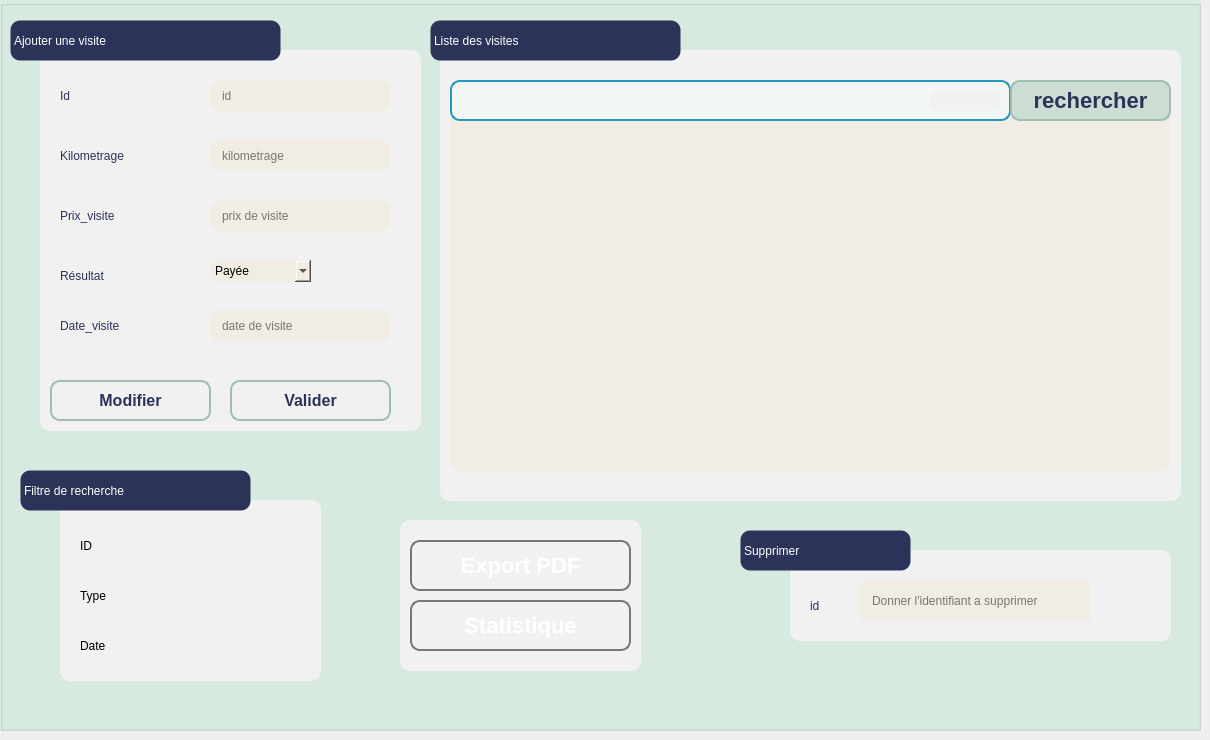
      <widget class="QWidget" name="tab_9">
       <attribute name="title">
        <string>Gestion Réservation</string>
       </attribute>
       <widget class="QGroupBox" name="groupBox_40">
        <property name="geometry">
         <rect>
          <x>0</x>
          <y>0</y>
          <width>1201</width>
          <height>731</height>
         </rect>
        </property>
        <property name="styleSheet">
         <string notr="true">background-color: rgb(218, 237, 226);</string>
        </property>
        <property name="title">
         <string/>
        </property>
        <widget class="QGroupBox" name="groupBox_41">
         <property name="geometry">
          <rect>
           <x>40</x>
           <y>50</y>
           <width>381</width>
           <height>381</height>
          </rect>
         </property>
         <property name="styleSheet">
          <string notr="true">background-color: rgb(241, 241, 241);
border-radius: 10px black;
	border-radius: 10px  ;

</string>
         </property>
         <property name="title">
          <string/>
         </property>
         <widget class="QLabel" name="res_id_3">
          <property name="geometry">
           <rect>
            <x>20</x>
            <y>30</y>
            <width>151</width>
            <height>31</height>
           </rect>
          </property>
          <property name="styleSheet">
           <string notr="true">
font:  75 16pt &quot;Times New Roman&quot;;
color: rgb(44, 51, 89);</string>
          </property>
          <property name="text">
           <string>Id</string>
          </property>
         </widget>
         <widget class="QLabel" name="prenom_2">
          <property name="geometry">
           <rect>
            <x>20</x>
            <y>80</y>
            <width>151</width>
            <height>51</height>
           </rect>
          </property>
          <property name="styleSheet">
           <string notr="true">
font:  75 16pt &quot;Times New Roman&quot;;
color: rgb(44, 51, 89);</string>
          </property>
          <property name="text">
           <string>Kilometrage</string>
          </property>
         </widget>
         <widget class="QLabel" name="res_type_2">
          <property name="geometry">
           <rect>
            <x>20</x>
            <y>140</y>
            <width>161</width>
            <height>51</height>
           </rect>
          </property>
          <property name="styleSheet">
           <string notr="true">
font:  75 16pt &quot;Times New Roman&quot;;
color: rgb(44, 51, 89);</string>
          </property>
          <property name="text">
           <string>Prix_visite</string>
          </property>
         </widget>
         <widget class="QLabel" name="res_num_3">
          <property name="geometry">
           <rect>
            <x>20</x>
            <y>200</y>
            <width>151</width>
            <height>51</height>
           </rect>
          </property>
          <property name="styleSheet">
           <string notr="true">
font:  75 16pt &quot;Times New Roman&quot;;
color: rgb(44, 51, 89);</string>
          </property>
          <property name="text">
           <string>Résultat</string>
          </property>
         </widget>
         <widget class="QLineEdit" name="leid_4">
          <property name="geometry">
           <rect>
            <x>170</x>
            <y>30</y>
            <width>181</width>
            <height>31</height>
           </rect>
          </property>
          <property name="styleSheet">
           <string notr="true">QLineEdit{
	background-color: rgb(242, 237, 228);
    box-shadow: 2px 0.5px 5px 1px inset black;
    border-radius: 10px  ;
    width: 70%;
    padding-right: 10px;
    padding-left: 10px;
    text-align: left;
    color: #000;
    font-size:inherit;
    font-family: Arial, Helvetica, sans-serif;  
    font-weight:normal;
    font-variant:normal;
	border-color: rgb(146, 150, 149);
}
QLineEdit::hover{  color: black ;
background-color:orange;}
QLineEdit::focus{  color: black ;
background-color:white;}</string>
          </property>
          <property name="placeholderText">
           <string>id</string>
          </property>
         </widget>
         <widget class="QLineEdit" name="le_kilometrage">
          <property name="geometry">
           <rect>
            <x>170</x>
            <y>90</y>
            <width>181</width>
            <height>31</height>
           </rect>
          </property>
          <property name="styleSheet">
           <string notr="true">QLineEdit{
	background-color: rgb(242, 237, 228);
    box-shadow: 2px 0.5px 5px 1px inset black;
    border-radius: 10px;
    width: 70%;
    padding-right: 10px;
    padding-left: 10px;
    text-align: left;
    color: #000;
    font-size:inherit;
    font-family: Arial, Helvetica, sans-serif;  
    font-weight:normal;
    font-variant:normal;
}
QLineEdit::hover{  color: black ;
background-color:orange;}
QLineEdit::focus{  color: black ;
background-color:white;}</string>
          </property>
          <property name="placeholderText">
           <string>kilometrage</string>
          </property>
         </widget>
         <widget class="QLineEdit" name="le_prixvisite">
          <property name="geometry">
           <rect>
            <x>170</x>
            <y>150</y>
            <width>181</width>
            <height>31</height>
           </rect>
          </property>
          <property name="styleSheet">
           <string notr="true">QLineEdit{
	background-color: rgb(242, 237, 228);
    box-shadow: 2px 0.5px 5px 1px inset black;
    border-radius: 10px;
    width: 70%;
    padding-right: 10px;
    padding-left: 10px;
    text-align: left;
    color: #000;
    font-size:inherit;
    font-family: Arial, Helvetica, sans-serif;  
    font-weight:normal;
    font-variant:normal;
}
QLineEdit::hover{  color: black ;
background-color:orange;}
QLineEdit::focus{  color: black ;
background-color:white;}</string>
          </property>
          <property name="placeholderText">
           <string>prix de visite</string>
          </property>
         </widget>
         <widget class="QPushButton" name="pb_modifier_5">
          <property name="geometry">
           <rect>
            <x>10</x>
            <y>330</y>
            <width>161</width>
            <height>41</height>
           </rect>
          </property>
          <property name="styleSheet">
           <string notr="true">/*-----QPushButton-----*/
QPushButton
{
	background-color: qlineargradient(spread:pad, x1:0, y1:0.511, x2:1, y2:0.511, stop:0 
#92bf91
,stop:0.995192 rgba(0,0,0,0));



	color: rgb(44, 51, 89);
	font-size: 16px;
	font-weight: bold;
	border: 2px solid #9fbdb3;
	border-radius:10px;
	padding: 5px;

}

QPushButton::hover
{
background-color: qlineargradient(spread:pad, x1:0, y1:0.511, x2:1, y2:0.511, stop:0 rgba(0, 180, 150, 220),stop:1 rgba(50, 220, 200, 220));

	color: #2C3359; 
}
QPushButton::pressed
{background-color: qlineargradient(stop:0 rgba(0, 207, 179, 255),stop:1 rgba(70, 255, 230, 255));

	color: #2C3359; 

}</string>
          </property>
          <property name="text">
           <string>Modifier</string>
          </property>
          <property name="icon">
           <iconset resource="images.qrc">
            <normaloff>:/edit-2.svg</normaloff>:/edit-2.svg</iconset>
          </property>
         </widget>
         <widget class="QPushButton" name="pb_ajouter_5">
          <property name="geometry">
           <rect>
            <x>190</x>
            <y>330</y>
            <width>161</width>
            <height>41</height>
           </rect>
          </property>
          <property name="styleSheet">
           <string notr="true">/*-----QPushButton-----*/
QPushButton
{
	background-color: qlineargradient(spread:pad, x1:0, y1:0.511, x2:1, y2:0.511, stop:0 
#92bf91
,stop:0.995192 rgba(0,0,0,0));



	color: rgb(44, 51, 89);
	font-size: 16px;
	font-weight: bold;
	border: 2px solid #9fbdb3;
	border-radius:10px;
	padding: 5px;

}

QPushButton::hover
{
background-color: qlineargradient(spread:pad, x1:0, y1:0.511, x2:1, y2:0.511, stop:0 rgba(0, 180, 150, 220),stop:1 rgba(50, 220, 200, 220));

	color: #2C3359; 
}
QPushButton::pressed
{background-color: qlineargradient(stop:0 rgba(0, 207, 179, 255),stop:1 rgba(70, 255, 230, 255));

	color: #2C3359; 

}</string>
          </property>
          <property name="text">
           <string>Valider</string>
          </property>
          <property name="icon">
           <iconset resource="images.qrc">
            <normaloff>:/plus.svg</normaloff>:/plus.svg</iconset>
          </property>
         </widget>
         <widget class="QLabel" name="label_81">
          <property name="geometry">
           <rect>
            <x>20</x>
            <y>250</y>
            <width>151</width>
            <height>51</height>
           </rect>
          </property>
          <property name="styleSheet">
           <string notr="true">
font:  75 16pt &quot;Times New Roman&quot;;
color: rgb(44, 51, 89);</string>
          </property>
          <property name="text">
           <string>Date_visite</string>
          </property>
         </widget>
         <widget class="QComboBox" name="le_resultat">
          <property name="geometry">
           <rect>
            <x>170</x>
            <y>210</y>
            <width>101</width>
            <height>22</height>
           </rect>
          </property>
          <property name="styleSheet">
           <string notr="true">background-color: rgb(242, 237, 228);</string>
          </property>
          <item>
           <property name="text">
            <string>Payée</string>
           </property>
          </item>
          <item>
           <property name="text">
            <string>Non payée</string>
           </property>
          </item>
         </widget>
         <widget class="QLineEdit" name="le_datevisite">
          <property name="geometry">
           <rect>
            <x>170</x>
            <y>260</y>
            <width>181</width>
            <height>31</height>
           </rect>
          </property>
          <property name="styleSheet">
           <string notr="true">QLineEdit{
	background-color: rgb(242, 237, 228);
    box-shadow: 2px 0.5px 5px 1px inset black;
    border-radius: 10px;
    width: 70%;
    padding-right: 10px;
    padding-left: 10px;
    text-align: left;
    color: #000;
    font-size:inherit;
    font-family: Arial, Helvetica, sans-serif;  
    font-weight:normal;
    font-variant:normal;
}
QLineEdit::hover{  color: black ;
background-color:orange;}
QLineEdit::focus{  color: black ;
background-color:white;}</string>
          </property>
          <property name="placeholderText">
           <string>date de visite</string>
          </property>
         </widget>
        </widget>
        <widget class="QLabel" name="label_82">
         <property name="geometry">
          <rect>
           <x>10</x>
           <y>20</y>
           <width>271</width>
           <height>41</height>
          </rect>
         </property>
         <property name="styleSheet">
          <string notr="true">QLabel{
    border: 1px solid transparent ;	
	color: rgb(255, 255, 255);
	font: 75 16pt &quot;Times New Roman&quot;;
	background-color: rgb(44, 51, 89);
	border-radius: 10px  ;
}</string>
         </property>
         <property name="text">
          <string>Ajouter une visite</string>
         </property>
        </widget>
        <widget class="QGroupBox" name="groupBox_42">
         <property name="geometry">
          <rect>
           <x>60</x>
           <y>500</y>
           <width>261</width>
           <height>181</height>
          </rect>
         </property>
         <property name="styleSheet">
          <string notr="true">background-color: rgb(241, 241, 241);
border-radius: 10px black;
	border-radius: 10px  ;

</string>
         </property>
         <property name="title">
          <string/>
         </property>
         <widget class="QLabel" name="label_89">
          <property name="geometry">
           <rect>
            <x>20</x>
            <y>30</y>
            <width>31</width>
            <height>31</height>
           </rect>
          </property>
          <property name="styleSheet">
           <string notr="true">font: 11pt &quot;MS Shell Dlg 2&quot;;</string>
          </property>
          <property name="text">
           <string>ID</string>
          </property>
         </widget>
         <widget class="QLabel" name="label_90">
          <property name="geometry">
           <rect>
            <x>20</x>
            <y>80</y>
            <width>41</width>
            <height>31</height>
           </rect>
          </property>
          <property name="styleSheet">
           <string notr="true">font: 11pt &quot;MS Shell Dlg 2&quot;;</string>
          </property>
          <property name="text">
           <string>Type</string>
          </property>
         </widget>
         <widget class="QLabel" name="label_91">
          <property name="geometry">
           <rect>
            <x>20</x>
            <y>130</y>
            <width>41</width>
            <height>31</height>
           </rect>
          </property>
          <property name="styleSheet">
           <string notr="true">font: 11pt &quot;MS Shell Dlg 2&quot;;</string>
          </property>
          <property name="text">
           <string>Date</string>
          </property>
         </widget>
         <widget class="QPushButton" name="triID_6">
          <property name="geometry">
           <rect>
            <x>100</x>
            <y>30</y>
            <width>41</width>
            <height>31</height>
           </rect>
          </property>
          <property name="styleSheet">
           <string notr="true">/*-----QPushButton-----*/
image: url(:/triCroissant.png);
QPushButton
{
	background-color: qlineargradient(spread:pad, x1:0, y1:0.511, x2:1, y2:0.511, stop:0 
#92bf91
,stop:0.995192 rgba(0,0,0,0));



	color: #ffffff;
	font-size: 22px;
	font-weight: bold;
	border: 2px solid #9fbdb3;
	border-radius:10px;
	padding: 5px;
	

}

QPushButton::hover
{
background-color: qlineargradient(spread:pad, x1:0, y1:0.511, x2:1, y2:0.511, stop:0 rgba(0, 180, 150, 220),stop:1 rgba(50, 220, 200, 220));

	color: #2C3359; 

}
QPushButton::pressed
{background-color: qlineargradient(stop:0 rgba(0, 207, 179, 255),stop:1 rgba(70, 255, 230, 255));

	color: #2C3359; 

}
</string>
          </property>
          <property name="text">
           <string/>
          </property>
          <property name="icon">
           <iconset>
            <normaloff>../Downloads/337075855_605317437802974_4220689039509783446_n.png</normaloff>../Downloads/337075855_605317437802974_4220689039509783446_n.png</iconset>
          </property>
         </widget>
         <widget class="QPushButton" name="tri_type_2">
          <property name="geometry">
           <rect>
            <x>100</x>
            <y>80</y>
            <width>41</width>
            <height>31</height>
           </rect>
          </property>
          <property name="styleSheet">
           <string notr="true">/*-----QPushButton-----*/
image: url(:/triCroissant.png);
QPushButton
{
	background-color: qlineargradient(spread:pad, x1:0, y1:0.511, x2:1, y2:0.511, stop:0 
#92bf91
,stop:0.995192 rgba(0,0,0,0));



	color: #ffffff;
	font-size: 22px;
	font-weight: bold;
	border: 2px solid #9fbdb3;
	border-radius:10px;
	padding: 5px;
	

}

QPushButton::hover
{
background-color: qlineargradient(spread:pad, x1:0, y1:0.511, x2:1, y2:0.511, stop:0 rgba(0, 180, 150, 220),stop:1 rgba(50, 220, 200, 220));

	color: #2C3359; 

}
QPushButton::pressed
{background-color: qlineargradient(stop:0 rgba(0, 207, 179, 255),stop:1 rgba(70, 255, 230, 255));

	color: #2C3359; 

}
</string>
          </property>
          <property name="text">
           <string/>
          </property>
          <property name="icon">
           <iconset>
            <normaloff>../Downloads/337075855_605317437802974_4220689039509783446_n.png</normaloff>../Downloads/337075855_605317437802974_4220689039509783446_n.png</iconset>
          </property>
         </widget>
         <widget class="QPushButton" name="tri_date_2">
          <property name="geometry">
           <rect>
            <x>100</x>
            <y>130</y>
            <width>41</width>
            <height>31</height>
           </rect>
          </property>
          <property name="styleSheet">
           <string notr="true">/*-----QPushButton-----*/
image: url(:/triCroissant.png);
QPushButton
{
	background-color: qlineargradient(spread:pad, x1:0, y1:0.511, x2:1, y2:0.511, stop:0 
#92bf91
,stop:0.995192 rgba(0,0,0,0));



	color: #ffffff;
	font-size: 22px;
	font-weight: bold;
	border: 2px solid #9fbdb3;
	border-radius:10px;
	padding: 5px;
	

}

QPushButton::hover
{
background-color: qlineargradient(spread:pad, x1:0, y1:0.511, x2:1, y2:0.511, stop:0 rgba(0, 180, 150, 220),stop:1 rgba(50, 220, 200, 220));

	color: #2C3359; 

}
QPushButton::pressed
{background-color: qlineargradient(stop:0 rgba(0, 207, 179, 255),stop:1 rgba(70, 255, 230, 255));

	color: #2C3359; 

}
</string>
          </property>
          <property name="text">
           <string/>
          </property>
          <property name="icon">
           <iconset>
            <normaloff>../Downloads/337075855_605317437802974_4220689039509783446_n.png</normaloff>../Downloads/337075855_605317437802974_4220689039509783446_n.png</iconset>
          </property>
         </widget>
         <widget class="QPushButton" name="ID_desc_5">
          <property name="geometry">
           <rect>
            <x>180</x>
            <y>30</y>
            <width>41</width>
            <height>31</height>
           </rect>
          </property>
          <property name="styleSheet">
           <string notr="true">/*-----QPushButton-----*/
image: url(:/triDecroissant.png);
QPushButton
{
	background-color: qlineargradient(spread:pad, x1:0, y1:0.511, x2:1, y2:0.511, stop:0 
#92bf91
,stop:0.995192 rgba(0,0,0,0));



	color: #ffffff;
	font-size: 22px;
	font-weight: bold;
	border: 2px solid #9fbdb3;
	border-radius:10px;
	padding: 5px;
	

}

QPushButton::hover
{
background-color: qlineargradient(spread:pad, x1:0, y1:0.511, x2:1, y2:0.511, stop:0 rgba(0, 180, 150, 220),stop:1 rgba(50, 220, 200, 220));

	color: #2C3359; 

}
QPushButton::pressed
{background-color: qlineargradient(stop:0 rgba(0, 207, 179, 255),stop:1 rgba(70, 255, 230, 255));

	color: #2C3359; 

}
</string>
          </property>
          <property name="text">
           <string/>
          </property>
          <property name="icon">
           <iconset>
            <normaloff>../Downloads/334897169_707582544440547_3617308460356323247_n.png</normaloff>../Downloads/334897169_707582544440547_3617308460356323247_n.png</iconset>
          </property>
         </widget>
         <widget class="QPushButton" name="tri_typedesc_2">
          <property name="geometry">
           <rect>
            <x>180</x>
            <y>80</y>
            <width>41</width>
            <height>31</height>
           </rect>
          </property>
          <property name="styleSheet">
           <string notr="true">/*-----QPushButton-----*/
image: url(:/triDecroissant.png);
QPushButton
{
	background-color: qlineargradient(spread:pad, x1:0, y1:0.511, x2:1, y2:0.511, stop:0 
#92bf91
,stop:0.995192 rgba(0,0,0,0));



	color: #ffffff;
	font-size: 22px;
	font-weight: bold;
	border: 2px solid #9fbdb3;
	border-radius:10px;
	padding: 5px;
	

}

QPushButton::hover
{
background-color: qlineargradient(spread:pad, x1:0, y1:0.511, x2:1, y2:0.511, stop:0 rgba(0, 180, 150, 220),stop:1 rgba(50, 220, 200, 220));

	color: #2C3359; 

}
QPushButton::pressed
{background-color: qlineargradient(stop:0 rgba(0, 207, 179, 255),stop:1 rgba(70, 255, 230, 255));

	color: #2C3359; 

}
</string>
          </property>
          <property name="text">
           <string/>
          </property>
          <property name="icon">
           <iconset>
            <normaloff>../Downloads/334897169_707582544440547_3617308460356323247_n.png</normaloff>../Downloads/334897169_707582544440547_3617308460356323247_n.png</iconset>
          </property>
         </widget>
         <widget class="QPushButton" name="tri_datedesc_2">
          <property name="geometry">
           <rect>
            <x>180</x>
            <y>130</y>
            <width>41</width>
            <height>31</height>
           </rect>
          </property>
          <property name="styleSheet">
           <string notr="true">/*-----QPushButton-----*/
image: url(:/triDecroissant.png);
QPushButton
{
	background-color: qlineargradient(spread:pad, x1:0, y1:0.511, x2:1, y2:0.511, stop:0 
#92bf91
,stop:0.995192 rgba(0,0,0,0));



	color: #ffffff;
	font-size: 22px;
	font-weight: bold;
	border: 2px solid #9fbdb3;
	border-radius:10px;
	padding: 5px;
	

}

QPushButton::hover
{
background-color: qlineargradient(spread:pad, x1:0, y1:0.511, x2:1, y2:0.511, stop:0 rgba(0, 180, 150, 220),stop:1 rgba(50, 220, 200, 220));

	color: #2C3359; 

}
QPushButton::pressed
{background-color: qlineargradient(stop:0 rgba(0, 207, 179, 255),stop:1 rgba(70, 255, 230, 255));

	color: #2C3359; 

}
</string>
          </property>
          <property name="text">
           <string/>
          </property>
          <property name="icon">
           <iconset>
            <normaloff>../Downloads/334897169_707582544440547_3617308460356323247_n.png</normaloff>../Downloads/334897169_707582544440547_3617308460356323247_n.png</iconset>
          </property>
         </widget>
        </widget>
        <widget class="QLabel" name="label_92">
         <property name="geometry">
          <rect>
           <x>20</x>
           <y>470</y>
           <width>231</width>
           <height>41</height>
          </rect>
         </property>
         <property name="styleSheet">
          <string notr="true">QLabel{
    border: 1px solid transparent ;	
	color: rgb(255, 255, 255);
	font: 75 16pt &quot;Times New Roman&quot;;
	background-color: rgb(44, 51, 89);
	border-radius: 10px  ;
}</string>
         </property>
         <property name="text">
          <string>Filtre de recherche</string>
         </property>
        </widget>
        <widget class="QGroupBox" name="groupBox_43">
         <property name="geometry">
          <rect>
           <x>440</x>
           <y>50</y>
           <width>741</width>
           <height>451</height>
          </rect>
         </property>
         <property name="styleSheet">
          <string notr="true">background-color: rgb(241, 241, 241);
border-radius: 10px black;
	border-radius: 10px  ;

</string>
         </property>
         <property name="title">
          <string/>
         </property>
         <widget class="QTableView" name="tab_visite">
          <property name="geometry">
           <rect>
            <x>10</x>
            <y>60</y>
            <width>721</width>
            <height>361</height>
           </rect>
          </property>
          <property name="styleSheet">
           <string notr="true">background-color: rgb(242, 237, 228);
</string>
          </property>
         </widget>
         <widget class="QLineEdit" name="lerechercher_3">
          <property name="geometry">
           <rect>
            <x>10</x>
            <y>30</y>
            <width>561</width>
            <height>41</height>
           </rect>
          </property>
          <property name="styleSheet">
           <string notr="true">QLineEdit
{
background-color: rgb(242, 247, 245);
border-radius: 10px;
border: 2px solid #2596be


}
</string>
          </property>
         </widget>
         <widget class="QPushButton" name="pushButton_rechercher_3">
          <property name="geometry">
           <rect>
            <x>570</x>
            <y>30</y>
            <width>161</width>
            <height>41</height>
           </rect>
          </property>
          <property name="styleSheet">
           <string notr="true">QPushButton
{
	background-color: rgb(204, 221, 211);
	color: rgb(44, 51, 89);
	font-size: 22px;
	font-weight: bold;
	border: 2px solid #9fbdb3;
	border-radius:10px;
	padding: 5px;
}

</string>
          </property>
          <property name="text">
           <string>rechercher</string>
          </property>
         </widget>
         <widget class="QLabel" name="Empl_label_Recherche_6">
          <property name="geometry">
           <rect>
            <x>490</x>
            <y>40</y>
            <width>71</width>
            <height>21</height>
           </rect>
          </property>
          <property name="styleSheet">
           <string notr="true">font:  75 16pt &quot;Times New Roman&quot;;
image: url(:/search.svg);
color: rgb(44, 51, 89);</string>
          </property>
          <property name="text">
           <string/>
          </property>
         </widget>
        </widget>
        <widget class="QLabel" name="label_93">
         <property name="geometry">
          <rect>
           <x>430</x>
           <y>20</y>
           <width>251</width>
           <height>41</height>
          </rect>
         </property>
         <property name="styleSheet">
          <string notr="true">QLabel{
    border: 1px solid transparent ;	
	color: rgb(255, 255, 255);
	font: 75 16pt &quot;Times New Roman&quot;;
	background-color: rgb(44, 51, 89);
	border-radius: 10px  ;
}</string>
         </property>
         <property name="text">
          <string>Liste des visites</string>
         </property>
        </widget>
        <widget class="QGroupBox" name="groupBox_44">
         <property name="geometry">
          <rect>
           <x>790</x>
           <y>550</y>
           <width>381</width>
           <height>91</height>
          </rect>
         </property>
         <property name="styleSheet">
          <string notr="true">background-color: rgb(241, 241, 241);
border-radius: 10px black;
	border-radius: 10px  ;

</string>
         </property>
         <property name="title">
          <string/>
         </property>
         <widget class="QLineEdit" name="itemId">
          <property name="geometry">
           <rect>
            <x>70</x>
            <y>30</y>
            <width>231</width>
            <height>41</height>
           </rect>
          </property>
          <property name="styleSheet">
           <string notr="true">QLineEdit{
	background-color: rgb(242, 237, 228);
    box-shadow: 2px 0.5px 5px 1px inset black;
    border-radius: 5px;
    width: 70%;
    padding-right: 10px;
    padding-left: 10px;
    text-align: left;
    color: #000;
    font-size:inherit;
    font-family: Arial, Helvetica, sans-serif;  
    font-weight:normal;
    font-variant:normal;
}
QLineEdit::hover{  color: black ;
background-color:orange;}
QLineEdit::focus{  color: black ;
background-color:white;}</string>
          </property>
          <property name="placeholderText">
           <string>Donner l'identifiant a supprimer</string>
          </property>
         </widget>
         <widget class="QPushButton" name="pb_supprimer_5">
          <property name="geometry">
           <rect>
            <x>320</x>
            <y>30</y>
            <width>51</width>
            <height>41</height>
           </rect>
          </property>
          <property name="styleSheet">
           <string notr="true">image: url(:/trash-2.svg);</string>
          </property>
          <property name="text">
           <string/>
          </property>
         </widget>
         <widget class="QLabel" name="label_94">
          <property name="geometry">
           <rect>
            <x>20</x>
            <y>40</y>
            <width>31</width>
            <height>31</height>
           </rect>
          </property>
          <property name="styleSheet">
           <string notr="true">font:  75 16pt &quot;Times New Roman&quot;;
color: rgb(44, 51, 89);</string>
          </property>
          <property name="text">
           <string>id</string>
          </property>
         </widget>
        </widget>
        <widget class="QLabel" name="label_95">
         <property name="geometry">
          <rect>
           <x>740</x>
           <y>530</y>
           <width>171</width>
           <height>41</height>
          </rect>
         </property>
         <property name="styleSheet">
          <string notr="true">QLabel{
    border: 1px solid transparent ;	
	color: rgb(255, 255, 255);
	font: 75 16pt &quot;Times New Roman&quot;;
	background-color: rgb(44, 51, 89);
	border-radius: 10px  ;
}</string>
         </property>
         <property name="text">
          <string>Supprimer</string>
         </property>
        </widget>
        <widget class="QGroupBox" name="groupBox_45">
         <property name="geometry">
          <rect>
           <x>400</x>
           <y>520</y>
           <width>241</width>
           <height>151</height>
          </rect>
         </property>
         <property name="styleSheet">
          <string notr="true">background-color: rgb(241, 241, 241);
border-radius: 10px black;
	border-radius: 10px  ;

</string>
         </property>
         <property name="title">
          <string/>
         </property>
         <widget class="QPushButton" name="pushButton_PDF_3">
          <property name="geometry">
           <rect>
            <x>10</x>
            <y>20</y>
            <width>221</width>
            <height>51</height>
           </rect>
          </property>
          <property name="styleSheet">
           <string notr="true">/*-----QPushButton-----*/
QPushButton
{
	background-color: qlineargradient(spread:pad, x1:0, y1:0.511, x2:1, y2:0.511, stop:0 
#75777d
,stop:0.995192 rgba(0,0,0,0));



	color: #ffffff;
	font-size: 22px;
	font-weight: bold;
	border: 2px solid #75777d;
	border-radius:10px;
	padding: 5px;

}

QPushButton::hover
{
background-color: #b5b5ba;

	color: #2C3359; 
}
QPushButton::pressed
{background-color: qlineargradient(stop:0 rgba(0, 207, 179, 255),stop:1 rgba(70, 255, 230, 255));

	color: #75777d; 

}</string>
          </property>
          <property name="text">
           <string>Export PDF</string>
          </property>
         </widget>
         <widget class="QPushButton" name="statsmed">
          <property name="geometry">
           <rect>
            <x>10</x>
            <y>80</y>
            <width>221</width>
            <height>51</height>
           </rect>
          </property>
          <property name="styleSheet">
           <string notr="true">/*-----QPushButton-----*/
QPushButton
{
	background-color: qlineargradient(spread:pad, x1:0, y1:0.511, x2:1, y2:0.511, stop:0 
#75777d
,stop:0.995192 rgba(0,0,0,0));



	color: #ffffff;
	font-size: 22px;
	font-weight: bold;
	border: 2px solid #75777d;
	border-radius:10px;
	padding: 5px;

}

QPushButton::hover
{
background-color: #b5b5ba;

	color: #2C3359; 
}
QPushButton::pressed
{background-color: qlineargradient(stop:0 rgba(0, 207, 179, 255),stop:1 rgba(70, 255, 230, 255));

	color: #75777d; 

}</string>
          </property>
          <property name="text">
           <string>Statistique</string>
          </property>
         </widget>
         <widget class="QLabel" name="label_18">
          <property name="geometry">
           <rect>
            <x>10</x>
            <y>30</y>
            <width>41</width>
            <height>31</height>
           </rect>
          </property>
          <property name="styleSheet">
           <string notr="true">image: url(:/file.png);
background-color:transparent;</string>
          </property>
          <property name="text">
           <string/>
          </property>
         </widget>
         <widget class="QLabel" name="label_19">
          <property name="geometry">
           <rect>
            <x>10</x>
            <y>90</y>
            <width>41</width>
            <height>31</height>
           </rect>
          </property>
          <property name="styleSheet">
           <string notr="true">image: url(:/chart.png);
background-color:transparent;</string>
          </property>
          <property name="text">
           <string/>
          </property>
         </widget>
        </widget>
       </widget>
      </widget>
